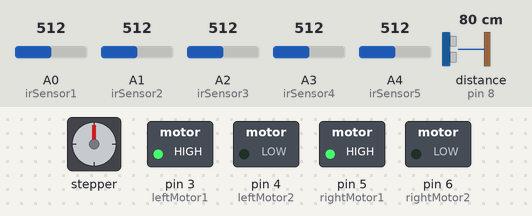
This sketch was run on a simulated Arduino Uno, built with avr-gcc and run on an emulated ATmega328P. Parts: stepper motor, switched loads named in the sketch (green lamp = pin HIGH). Wiring (inferred from the names in the program): ultrasonic range finder: trigger pin 9; echo pin 8. Inputs (shaded band) come from the test bench; at power-on: distance to the obstacle (sensor on pin 8) 80 cm, A0 (irSensor1) = 512, A3 (irSensor4) = 512, A4 (irSensor5) = 512, A1 (irSensor2) = 512, A2 (irSensor3) = 512. The echo pulse lasts 58.3 µs per cm; stepper angles assume 500 steps per turn; pins used as bus, display or sensor lines are not drawn.

Above: at 1.2 s.
1.3 s: distance to the obstacle (sensor on pin 8) set to 5 cm
2.8 s: distance to the obstacle (sensor on pin 8) set to 2 cm
At 2.95 s:
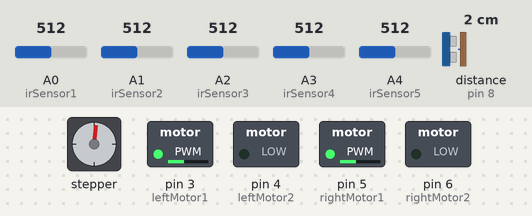
At 3.55 s:
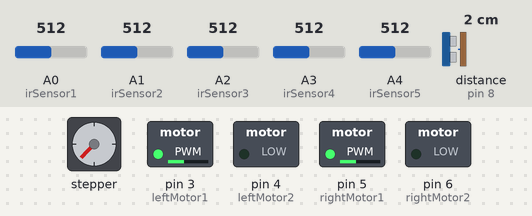
5.8 s: A0 (irSensor1) set to 716
At 6.01 s:
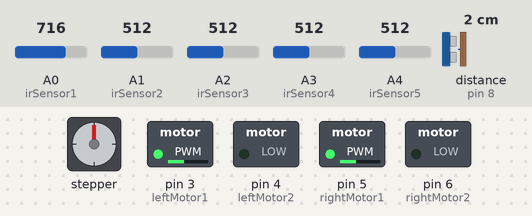
8.8 s: A3 (irSensor4) set to 716
At 9.37 s:
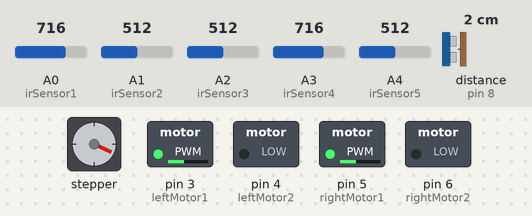
11.8 s: A4 (irSensor5) set to 716
14.8 s: A1 (irSensor2) set to 716
Timing chart, 0 to 65.3 s (numbered marks = the images above; inputs shaded):
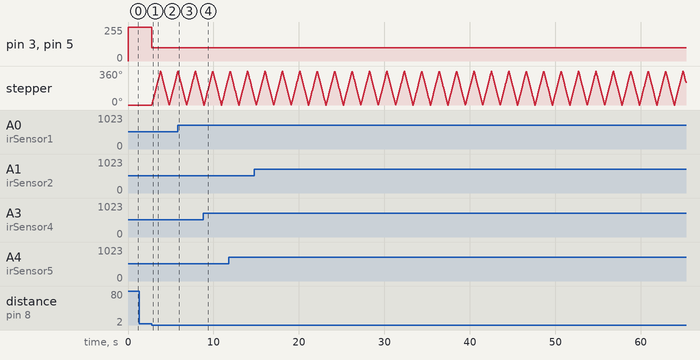

The sketch:

motorTest2.ino
```cpp
#include <Stepper.h>

// Define the number of steps per revolution for the stepper motor
int stepsPerRevolution = 500;

// Define the motor interface type for the line-following motors
#define motorInterfaceType 1

// Define pins for line-following motors
#define LNA 2
#define leftMotor1 3
#define leftMotor2 4
#define rightMotor1 5
#define rightMotor2 6
#define LNB 7

// Define pins for line-following sensors
#define irSensor1 A0
#define irSensor2 A1
#define irSensor3 A2
#define irSensor4 A3
#define irSensor5 A4

// Define pins for ultrasonic sensor
#define trigPin 9
#define echoPin 8

// Define pins for stepper motor control
#define stepperMotorPin1 10
#define stepperMotorPin2 11
#define stepperMotorPin3 12
#define stepperMotorPin4 13

// Initialize the Stepper library for the stepper motor
Stepper myStepper(stepsPerRevolution, stepperMotorPin1, stepperMotorPin2, stepperMotorPin3, stepperMotorPin4);

// PID parameters for line following
double kp = 5.0;  // Proportional gain
double ki = 0.1;  // Integral gain
double kd = 1.0;  // Derivative gain

// Variables for PID control
int previousError = 0;
int integral = 0;

// Function to control line-following motors
void move(int leftSpeed, int rightSpeed) {
  analogWrite(leftMotor1, leftSpeed);
  analogWrite(leftMotor2, 0);
  analogWrite(rightMotor1, rightSpeed);
  analogWrite(rightMotor2, 0);
}

// Function to follow the line using PID control
void followLine() {
  int sensorValue1 = analogRead(irSensor1);
  int sensorValue2 = analogRead(irSensor2);
  int sensorValue3 = analogRead(irSensor3);
  int sensorValue4 = analogRead(irSensor4);
  int sensorValue5 = analogRead(irSensor5);

  // Calculate the error for PID control (you may need to adjust this based on your sensor arrangement)
  int error = sensorValue1 + sensorValue2 - (sensorValue4 + sensorValue5);

  // Update the integral term
  integral += error;

  // Calculate PID control output
  int pidOutput = kp * error + ki * integral + kd * (error - previousError);

  // Update previous error for the next iteration
  previousError = error;

  // Adjust motor speeds based on PID control output
  int leftSpeed = 255 - pidOutput;
  int rightSpeed = 255 + pidOutput;

  // Keep motor speeds within the valid range
  leftSpeed = constrain(leftSpeed, 0, 255);
  rightSpeed = constrain(rightSpeed, 0, 255);

  // Move the robot
  move(leftSpeed, rightSpeed);
}

// Function to measure distance using the ultrasonic sensor
int getDistance() {
  digitalWrite(trigPin, LOW);
  delayMicroseconds(2);
  digitalWrite(trigPin, HIGH);
  delayMicroseconds(10);
  digitalWrite(trigPin, LOW);

  return pulseIn(echoPin, HIGH) / 58;  // Convert pulse duration to distance (cm)
}

void setup() {
  // Set up the line-following motors
  pinMode(leftMotor1, OUTPUT);
  pinMode(leftMotor2, OUTPUT);
  pinMode(rightMotor1, OUTPUT);
  pinMode(rightMotor2, OUTPUT);

  // Set up the ultrasonic sensor
  pinMode(trigPin, OUTPUT);
  pinMode(echoPin, INPUT);

  // Set up the stepper motor
  myStepper.setSpeed(60);  // You can adjust the speed as needed
}

void loop() {
  // Follow the line using PID control
  followLine();

  // Check for the presence of a box
  int distanceToBox = getDistance();

  // If a box is detected, slow down and stop
  if (distanceToBox > 0 && distanceToBox <= 2) {
    // Slow down the line-following motors
    move(100, 100);

    // Lift the box using the stepper motor
    myStepper.step(stepsPerRevolution);
    stepsPerRevolution = -stepsPerRevolution;

    // You can add additional actions or code here when the box is detected
  }

  // You can add a delay to control the loop frequency
  delay(10);
}
```

Measured:
- the behaviour switches between 4 and 3 cm on distance to the obstacle (sensor on pin 8) (found by bisection; images 0 and 1)
- after the input at 1.3 s, every drawn part: stays the same
- after the input at 2.8 s, pin 3 (leftMotor1), pin 5 (rightMotor1): 255/255 → 100/255 at once; stepper: turns 360° clockwise in 0.99 s, then 360° counter-clockwise in 0.99 s, then 345° clockwise in 0.95 s
